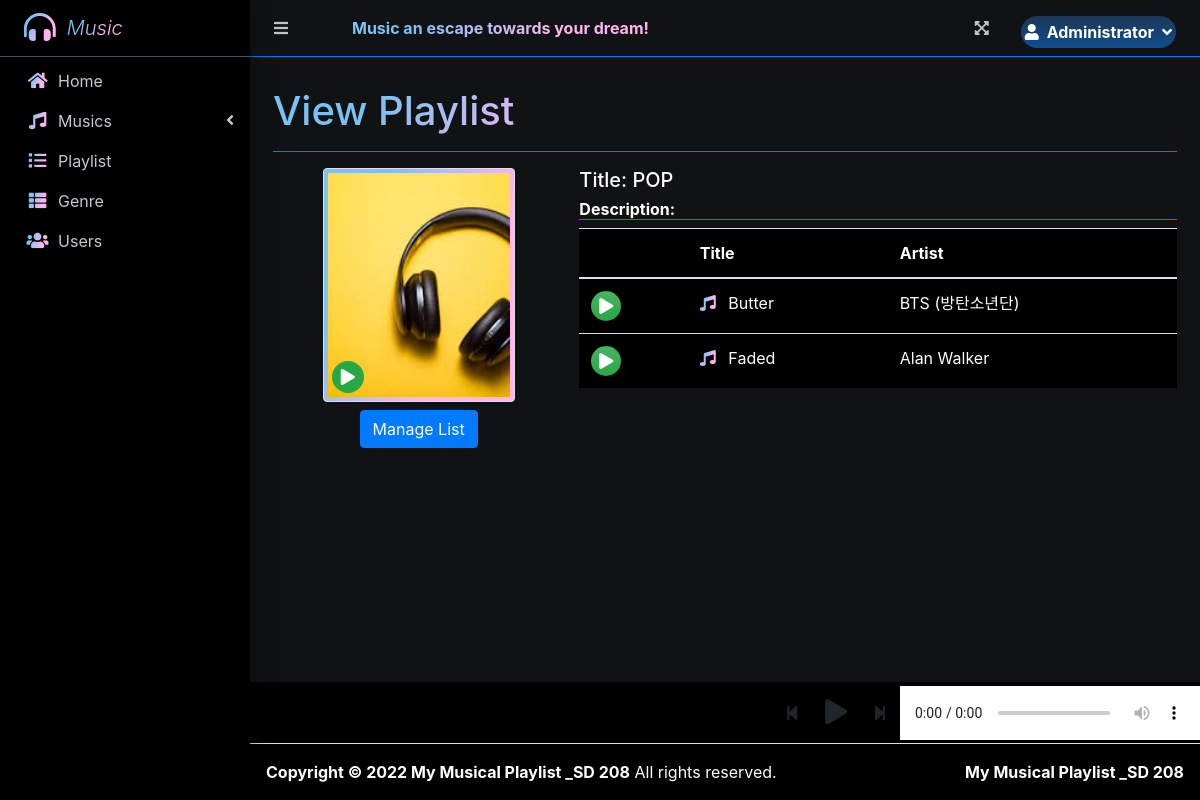
Page /index.php?page=view_playlist&id=4 (signed in) on the committed database.
### tables this page shows
CREATE TABLE `playlist_items` (
  `id` int(30) NOT NULL,
  `playlist_id` int(30) NOT NULL,
  `music_id` int(30) NOT NULL,
  `date_created` datetime NOT NULL DEFAULT current_timestamp()
);

CREATE TABLE `uploads` (
  `id` int(30) NOT NULL,
  `user_id` int(30) NOT NULL,
  `genre_id` int(30) NOT NULL,
  `title` text NOT NULL,
  `artist` text NOT NULL,
  `description` text NOT NULL,
  `upath` text NOT NULL,
  `cover_image` text NOT NULL,
  `date_created` int(11) NOT NULL DEFAULT current_timestamp()
);

### view_playlist.php (the view, shortened to what this page needs)
<?php
include 'db_connect.php';
?>
<div class="col-lg-12">
	<div class="row">
		<div class="col-md-4">
			<center>
				<div class="d-flex img-thumbnail bg-gradient-1 position-relative" style="width: 12rem">
					<img src="assets/uploads/<?php echo $cover_image ?>" alt="" style="object-fit: cover;max-width: 100%;height:14rem">
					<span class="position-absolute" style="bottom:.5em;left:.5em"><div class=" bg-green rounded-circle d-flex justify-content-center align-items-center" style="width: 2rem;height: 2rem;cursor: pointer;" onclick="play_playlist()"><i class="fa fa-play"></i></div></span>
				</div>
			</center>
			<div>
			<?php if($_SESSION['login_id'] == $user_id || $_SESSION['login_type'] == 1): ?>
			<center>
			<button class="btn btn-primary mt-2" type="button" id="manage_plist">Manage List</button>
			</center>
			<?php endif; ?>
			</div>
		</div>
		<div class="col-md-8">
			<h5 class="text-white">Title: <?php echo ucwords($ptitle); ?></h5>
			<h6 class="text-white border-bottom border-primary"><b class="text-white">Description:</b></h6>
			<table class="table bg-black">
			<thead>
				<tr>
					<th></th>
					<th>Title</th>
					<th>Artist</th>
				</tr>
			</thead>
			<tbody>
				<?php
				$i = 0;
					$items = $conn->query("SELECT p.*,m.title,m.artist,m.upath FROM playlist_items p inner join uploads m on m.id = p.music_id where p.playlist_id =$id ");
					while($row= $items->fetch_assoc()):
				?>
					<tr class="pitem" data-queue="<?php echo $i ?>" data-id="<?php echo $row['music_id'] ?>" data-upath="<?php echo $row['upath'] ?>">
						<td>
							<span class="btn bg-gradient-success rounded-circle d-flex justify-content-center align-items-center" style="width:30px;height:30px;z-index:2" onclick="play_playlist(<?php echo $i ?>)">
								<div class="fa fa-play text-white"></div>
							</span>
						</td>
						<td>
							<i class='fa fa-music text-gradient-primary mr-2'></i>
							<?php echo ucwords($row['title']) ?>
						</td>
						<td>
							<?php echo ucwords($row['artist']) ?>
						</td>
					</tr>
				<?php
					$i++;
					endwhile;
				 ?>
			</tbody>
			</table>
		</div>
	</div>
</div>

### rows in the picture
playlist_items: uploads.title "Butter", uploads.artist "BTS (방탄소년단)"
playlist_items: uploads.title "Faded", uploads.artist "Alan Walker"

### other values in the picture
$_SESSION['login_firstname'] "Administrator"
$title "View Playlist"
$ptitle "POP"
